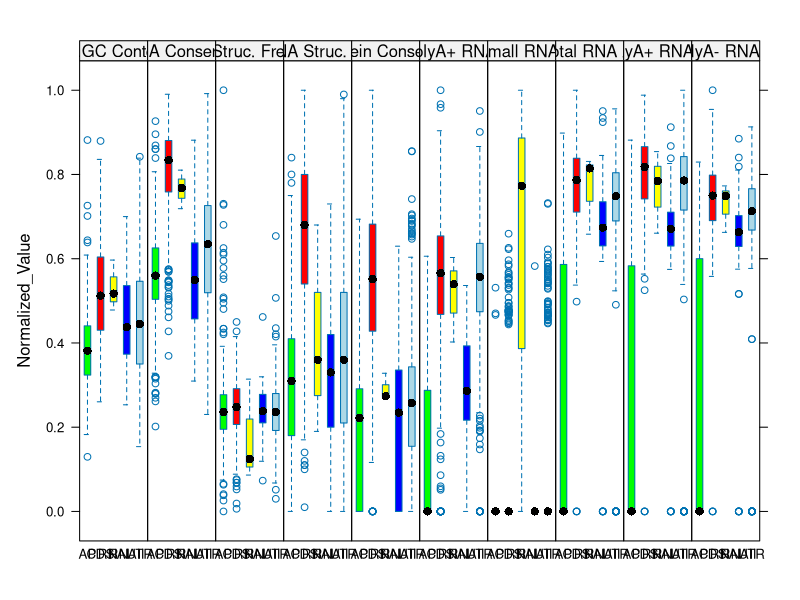

This chart was generated by the following R code:
#Read the data table
data=read.csv("boxplot_example.csv")
###################
#I.Prepare the data
#1.Normalize the data, etc
for (i in 12:17){
	data[,i]=log(data[,i]+1e-3) # log some expression values
}
for (i in 9:17) {
	maxValue=max(data[,i])  #scale the data into 0-1
	minValue=min(data[,i])
	range=maxValue-minValue
	data[,i]=(data[,i]-minValue)/range
}
data$X8.Identity=data$X8.Identity/100

#2.Make the new matrix for boxplot: cleaning the data table
library("reshape")
m=melt(data[,c(2,7:12,14:17)], id=1)# remove some columns not to show and reshape the matrix into 3 columns for boxplot drawing in bwplot
colnames(m)=c("Type","Feature","Normalized_Value")  #define the new column names

#3.Clean the names of each type and each feature
#Merge sub-types of different elements
m[,1]=sub ("ncRNA_selected","RNAI", m[,1])
m[,1]=sub ("ncRNA_3019","RNAII", m[,1])
m[,1]=sub ("exon_CCDS","CDS", m[,1])
m[,1]=sub ("five_prime_UTR","UTR", m[,1])
m[,1]=sub ("three_prime_UTR","UTR", m[,1])
m[,1]=sub ("ancestral_repeat","AP", m[,1])
#Rename the feature
m[,2]=sub('X7.GC','01.GC Content',m[,2])
m[,2]=sub('X8.Identity','02.DNA Conservation',m[,2])
m[,2]=sub('X9.z_score','03.RNA Struc. Free Energy',m[,2])
m[,2]=sub('X10.SCI','04.RNA Struc. Cons.',m[,2])
m[,2]=sub('X11.tblastx_score','05.Protein Conservation',m[,2])
m[,2]=sub('X12.polyA_RNAseq_MAX','06.PolyA+ RNA-seq',m[,2])
m[,2]=sub('X14.small_RNAseq_MAX','07.Small RNA-seq',m[,2])
m[,2]=sub('X15.Array_totalRNA_MAX','08.Total RNA Array',m[,2])
m[,2]=sub('X16.Array_polyA_MAX','09.PolyA+ RNA Array',m[,2])
m[,2]=sub('X17.Array_nonpolyA_MAX','10.PolyA- RNA Array',m[,2])

###########################
#Making Boxplot
library("lattice")
png("boxplot.png",width=1500,height=500) # pdf is recommended for most cases, or png for figure with huge amount of data points
#pdf("boxplot.pdf") 
attach(m)
bwplot(Normalized_Value ~ Type|Feature,fill=c("green","red","yellow","blue","light blue"),layout=c(10,1))
dev.off()
